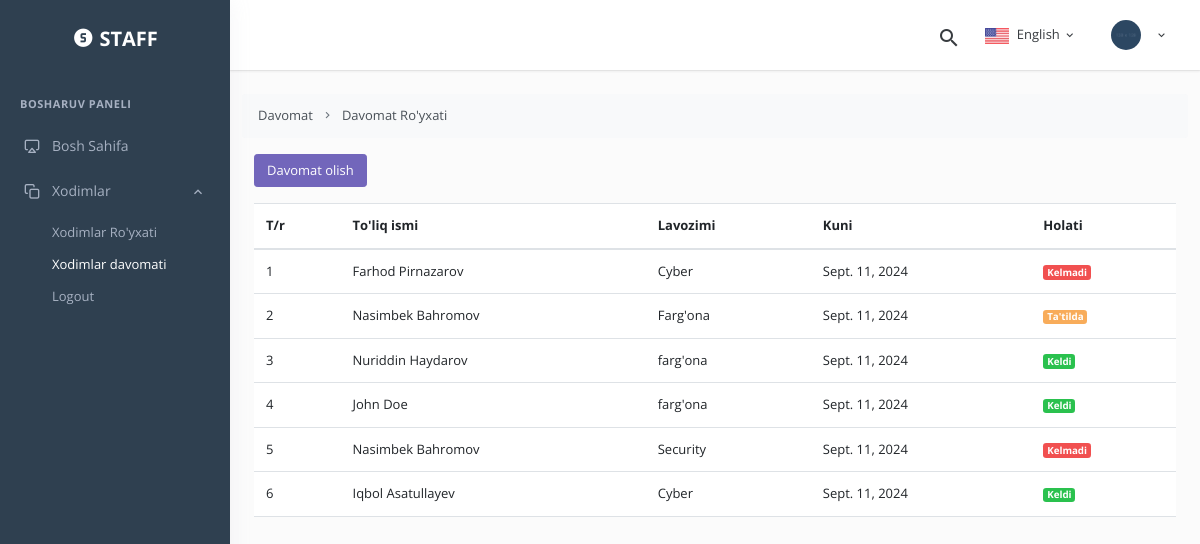
/dashboard/attendance/, run on the app's committed database.
### main/models.py (models this page shows, shortened)
class StaffAttendance(models.Model):
    ATTENDANCE_CHOICES = [
        ('Present', 'Present'),
        ('Absent', 'Absent'),
        ('Leave', 'Leave'),
    ]
    staff = models.ForeignKey(Employee, on_delete=models.CASCADE)
    date = models.DateField()
    status = models.CharField(max_length=20, choices=ATTENDANCE_CHOICES)
    class Meta:
        unique_together = ('staff', 'date')

class Employee(AbstractUser):
    age = models.IntegerField(null=True, blank=True)
    monthly_salary = models.DecimalField(max_digits=10, decimal_places=2, null=True, blank=True)
    workplace = models.CharField(max_length=255, null=True, blank=True)
    phone_number = models.CharField(max_length=15, blank=True, null=True)
    position = models.ForeignKey(Position, null=True, blank=True, on_delete=models.SET_NULL)
    def get_full_name(self):
        return f"{self.first_name} {self.last_name}"

class Position(models.Model):
    name = models.CharField(max_length=100)
    def __str__(self):
        return self.name

### dashboard/views.py (the view)
# urls.py: path('attendance/', views.attendance_list, name='attendance_list'),
def attendance_list(request):
    attendances = StaffAttendance.objects.all().order_by('-date')
    context = {
        'attendances': attendances,
    }
    return render(request, 'dashboard/attendance_list.html', context)

### templates/dashboard/attendance_list.html
{% extends 'dashboard/base.html' %}
{% block content %}
<div class="container-fluid">
    <div class="row page-titles">
        <ol class="breadcrumb">
            <li class="breadcrumb-item active"><a href="javascript:void(0)">Davomat</a></li>
            <li class="breadcrumb-item"><a href="javascript:void(0)">Davomat Ro'yxati</a></li>
        </ol>
    </div>
    <div class="row mb-3">
        <div class="col-12 d-flex justify-content-start">
            <a href="{% url 'dashboard:attendance_start' %}" class="btn btn-primary">Davomat olish</a>
        </div>
    </div>
    <div class="table-responsive">
        <table class="table">
            <thead>
                <tr>
                    <th>T/r</th>
                    <th>To'liq ismi</th>
                    <th>Lavozimi</th>
                    <th>Kuni</th>
                    <th>Holati</th>
                </tr>
            </thead>
            <tbody>
                {% for attendance in attendances %}
                <tr>
                    <td>{{ forloop.counter }}</td>
                    <td>{{ attendance.staff.get_full_name }}</td>
                    <td>{{ attendance.staff.position }}</td>
                    <td>{{ attendance.date }}</td>
                    <td>
                        {% if attendance.status == 'Present' %}
                            <span class="badge badge-success">Keldi</span>
                        {% elif attendance.status == 'Absent' %}
                            <span class="badge badge-danger">Kelmadi</span>
                        {% else %}
                            <span class="badge badge-warning">Ta'tilda</span>
                        {% endif %}
                    </td>
                </tr>
                {% endfor %}
            </tbody>
        </table>
    </div>
</div>
{% endblock %}

### data on the page
StaffAttendance: staff.get_full_name "Farhod Pirnazarov", staff.position "Cyber", date "Sept. 11, 2024", status "Kelmadi"
StaffAttendance: staff.get_full_name "Nasimbek Bahromov", staff.position "Farg'ona", date "Sept. 11, 2024", status "Ta'tilda"
StaffAttendance: staff.get_full_name "Nuriddin Haydarov", staff.position "farg'ona", date "Sept. 11, 2024", status "Keldi"
StaffAttendance: staff.get_full_name "John Doe", staff.position "farg'ona", date "Sept. 11, 2024", status "Keldi"
StaffAttendance: staff.get_full_name "Nasimbek Bahromov", staff.position "Security", date "Sept. 11, 2024", status "Kelmadi"
StaffAttendance: staff.get_full_name "Iqbol Asatullayev", staff.position "Cyber", date "Sept. 11, 2024", status "Keldi"
